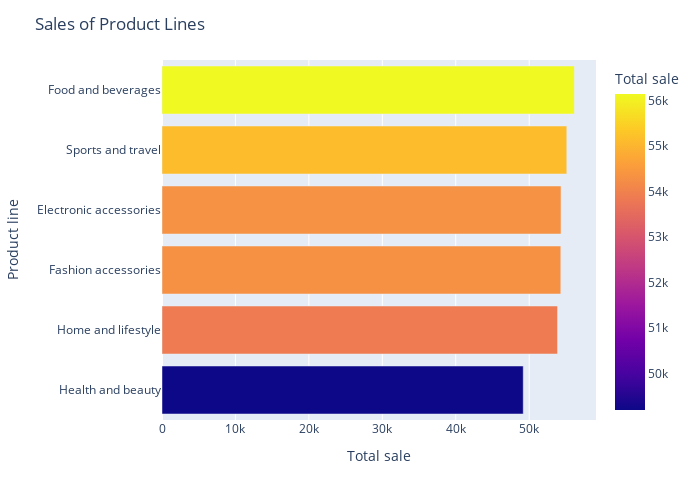

Notebook source saved alongside this figure:
### Markdown cell above
# The product line that contributes the most to revenue

### Code cell
product_line = df.groupby('Product line')['Total'].sum().sort_values().reset_index()
product_line.columns = ['Product line','Total sale']
product_line

fig = px.bar(product_line, x='Total sale', y='Product line', color='Total sale', orientation='h')
fig.update_layout(
    title='Sales of Product Lines',
    width=700,
    height=500
)
fig.show()

### Figure 1 — Plotly figure (JSON) as saved in the notebook; plotly's stock layout.template omitted (floating-point values rounded to 4 significant figures)
{"data": [{"alignmentgroup": "True", "hovertemplate": "Total sale=%{marker.color}<br>Product line=%{y}<extra></extra>", "legendgroup": "", "marker": {"color": [49190.0, 53860.0, 54310.0, 54340.0, 55120.0, 56140.0], "coloraxis": "coloraxis", "pattern": {"shape": ""}}, "name": "", "offsetgroup": "", "orientation": "h", "showlegend": false, "textposition": "auto", "type": "bar", "x": [49190.0, 53860.0, 54310.0, 54340.0, 55120.0, 56140.0], "xaxis": "x", "y": ["Health and beauty", "Home and lifestyle", "Fashion accessories", "Electronic accessories", "Sports and travel", "Food and beverages"], "yaxis": "y"}], "layout": {"barmode": "relative", "coloraxis": {"colorbar": {"title": {"text": "Total sale"}}, "colorscale": [[0, "#0d0887"], [0.1111, "#46039f"], [0.2222, "#7201a8"], [0.3333, "#9c179e"], [0.4444, "#bd3786"], [0.5556, "#d8576b"], [0.6667, "#ed7953"], [0.7778, "#fb9f3a"], [0.8889, "#fdca26"], [1, "#f0f921"]]}, "height": 500, "legend": {"tracegroupgap": 0}, "margin": {"t": 60}, "title": {"text": "Sales of Product Lines"}, "width": 700, "xaxis": {"anchor": "y", "domain": [0, 1], "title": {"text": "Total sale"}}, "yaxis": {"anchor": "x", "domain": [0, 1], "title": {"text": "Product line"}}}}
